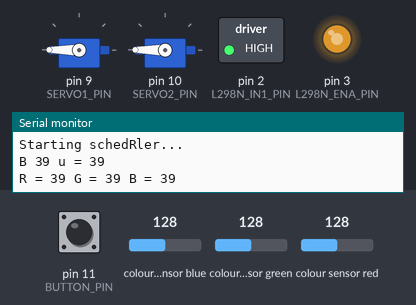
This sketch was run on a simulated Arduino Uno, built with avr-gcc and run on an emulated ATmega328P. On the bench: 2 × servo, switched loads named in the sketch (green lamp = pin HIGH), output pins drawn as LEDs (lit = HIGH), the last lines printed to the serial monitor. Wiring (inferred from the names in the program): TCS3200 colour sensor: output pin 8; S2 pin 6; S3 pin 7; S0 pin 4; S1 pin 5. Inputs (shaded band) come from the test bench; at power-on: pin 11 (BUTTON_PIN) HIGH, colour sensor blue 128, colour sensor green 128, colour sensor red 128. Pins used as bus, display or sensor lines are not drawn.

Above: at 0.8 s.
0.9 s: pin 11 (BUTTON_PIN) pulled LOW for 0.15 s
At 2.7 s:
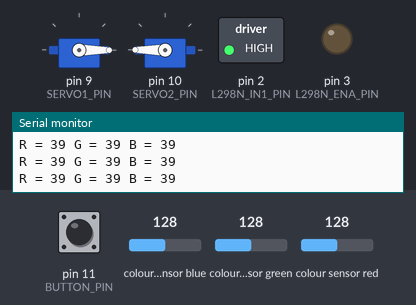
4.0 s: pin 11 (BUTTON_PIN) pulled LOW for 1 s
At 5.2 s:
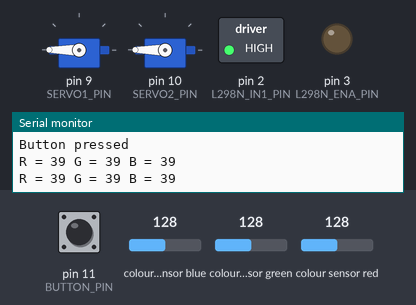
8.0 s: colour sensor blue set to 5
Timing chart, 0 to 17.0 s (numbered marks = the images above; inputs shaded):
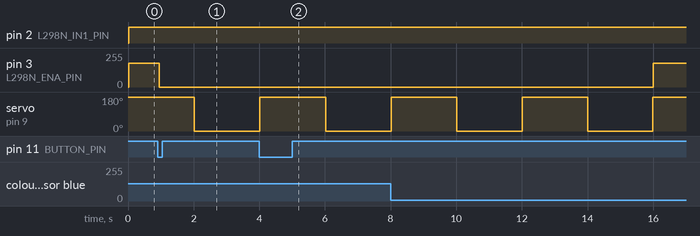

The sketch:

tubes_embedded.ino
```cpp
#include <Arduino.h>
#include <Servo.h>
#include <Arduino_FreeRTOS.h>
#include <task.h>
#include <queue.h>

// Pin Definitions
#define L298N_IN1_PIN 2
#define L298N_ENA_PIN 3
#define SERVO1_PIN 9
#define SERVO2_PIN 10
#define BUTTON_PIN 11

// TCS230 or TCS3200 pins wiring to Arduino
#define S0 4
#define S1 5
#define S2 6
#define S3 7
#define SENSOR_OUT 8

// RGB Frequency
int redFrequency = 0;
int greenFrequency = 0;
int blueFrequency = 0;

// Servo objects
Servo servo1;
Servo servo2;

// Task Handlers
TaskHandle_t servo1TaskHandle = NULL;
TaskHandle_t dcMotorTaskHandle = NULL;
TaskHandle_t rgbSensorTaskHandle = NULL;
TaskHandle_t buttonTaskHandle = NULL;
TaskHandle_t buttonHandlerTaskHandle = NULL;

// Queue Handle
QueueHandle_t buttonQueue;

// Function
void servo1Task(void *pvParameters);
void dcMotorTask(void *pvParameters);
void rgbSensorTask(void *pvParameters);
void buttonTask(void *pvParameters);
void buttonHandlerTask(void *pvParameters);

void setup() {
  // Initialize Serial for debugging
  Serial.begin(9600);
  while (!Serial);
  Serial.println("Setup start");

  // Attach servos
  Serial.println("Attaching servos...");
  servo1.attach(SERVO1_PIN);
  servo2.attach(SERVO2_PIN);

  // Initialize L298N motor driver pins
  pinMode(L298N_IN1_PIN, OUTPUT);
  pinMode(L298N_ENA_PIN, OUTPUT);

  // Initialize button pin
  pinMode(BUTTON_PIN, INPUT_PULLUP);

  // Initialize RGB sensor pins
  pinMode(S0, OUTPUT);
  pinMode(S1, OUTPUT);
  pinMode(S2, OUTPUT);
  pinMode(S3, OUTPUT);
  pinMode(SENSOR_OUT, INPUT);

  // Setting frequency scaling to 2%
  digitalWrite(S0, LOW);
  digitalWrite(S1, HIGH);

  // Create the queue for the button
  buttonQueue = xQueueCreate(1, sizeof(bool));
  if (buttonQueue == NULL) {
    Serial.println("Failed to create buttonQueue");
  } else {
    Serial.println("buttonQueue created successfully");
  }

  // Create the tasks
  BaseType_t result;

  result = xTaskCreate(servo1Task, "Servo1 Task", 256, NULL, 1, &servo1TaskHandle);
  result = xTaskCreate(dcMotorTask, "DC Motor Task", 256, NULL, 1, &dcMotorTaskHandle);
  result = xTaskCreate(rgbSensorTask, "RGB Sensor Task", 256, NULL, 1, &rgbSensorTaskHandle);
  result = xTaskCreate(buttonTask, "Button Task", 256, NULL, 2, &buttonTaskHandle);
  result = xTaskCreate(buttonHandlerTask, "Button Handler Task", 256, NULL, 3, &buttonHandlerTaskHandle);
  Serial.println("Starting scheduler...");
  vTaskStartScheduler();
}

void loop() {
}

void servo1Task(void *pvParameters) {
  bool servo1State = false;
  while (1) {
    if (servo1State) {
      servo1.write(0);
    } else {
      servo1.write(180);
    }
    servo1State = !servo1State;
    vTaskDelay(2000 / portTICK_PERIOD_MS);
  }
}

void dcMotorTask(void *pvParameters) {
  while (1) {
    // Set direction and enable motor
    digitalWrite(L298N_IN1_PIN, HIGH);
    analogWrite(L298N_ENA_PIN, 180);
    vTaskDelay(500 / portTICK_PERIOD_MS);
  }
}

void rgbSensorTask(void *pvParameters) {
  while (1) {
    // Read red
    digitalWrite(S2, LOW);
    digitalWrite(S3, LOW);
    redFrequency = pulseIn(SENSOR_OUT, LOW);

    // Read green
    digitalWrite(S2, HIGH);
    digitalWrite(S3, HIGH);
    greenFrequency = pulseIn(SENSOR_OUT, LOW);

    // Read blue
    digitalWrite(S2, LOW);
    digitalWrite(S3, HIGH);
    blueFrequency = pulseIn(SENSOR_OUT, LOW);

    int averageColor = (redFrequency + greenFrequency + blueFrequency) / 3;
    if (averageColor < 1400) {
      // White
      servo2.write(180);
    } else {
      // Black
      servo2.write(-180);
    }
    Serial.print("R = ");
    Serial.print(redFrequency);
    Serial.print(" G = ");
    Serial.print(greenFrequency);
    Serial.print(" B = ");
    Serial.println(blueFrequency);
    vTaskDelay(500 / portTICK_PERIOD_MS);
  }
}

void buttonTask(void *pvParameters) {
  while (1) {
    bool buttonState = digitalRead(BUTTON_PIN) == LOW;
    if (buttonState) {
      Serial.println("Button pressed");
      if (xQueueSend(buttonQueue, &buttonState, portMAX_DELAY) == pdPASS) {
        Serial.println("Button press sent to queue");
      } else {
        Serial.println("Failed to send button press to queue");
      }
      vTaskPrioritySet(NULL, 3);
      vTaskDelay(100 / portTICK_PERIOD_MS);
    }
    vTaskDelay(100 / portTICK_PERIOD_MS);
  }
}

void buttonHandlerTask(void *pvParameters) {
  bool buttonState;
  while (1) {
    if (xQueueReceive(buttonQueue, &buttonState, portMAX_DELAY)) {
      Serial.println("Button press received from queue");
      if (buttonState) {
        if (dcMotorTaskHandle != NULL) {
          analogWrite(L298N_ENA_PIN, 0);
          Serial.println("Deleting DC motor task");
          vTaskDelete(dcMotorTaskHandle);
          dcMotorTaskHandle = NULL;
          vTaskDelay(5000 / portTICK_PERIOD_MS);
          Serial.println("Recreating DC motor task");
          xTaskCreate(dcMotorTask, "DC Motor Task", 256, NULL, 1, &dcMotorTaskHandle);
        }
      }
    }
  }
}
```

Measured:
- after the input at 0.9 s, pin 3 (L298N_ENA_PIN): 180/255 → 0/255 after 0.05 s
- after the input at 4.0 s, pin 3 (L298N_ENA_PIN): stays 0/255 (without the input it goes to 180/255 after 2.0 s)
- by itself, servo on pin 9 (SERVO1_PIN): alternates 180° for 2.0 s and 0° for 2.0 s
